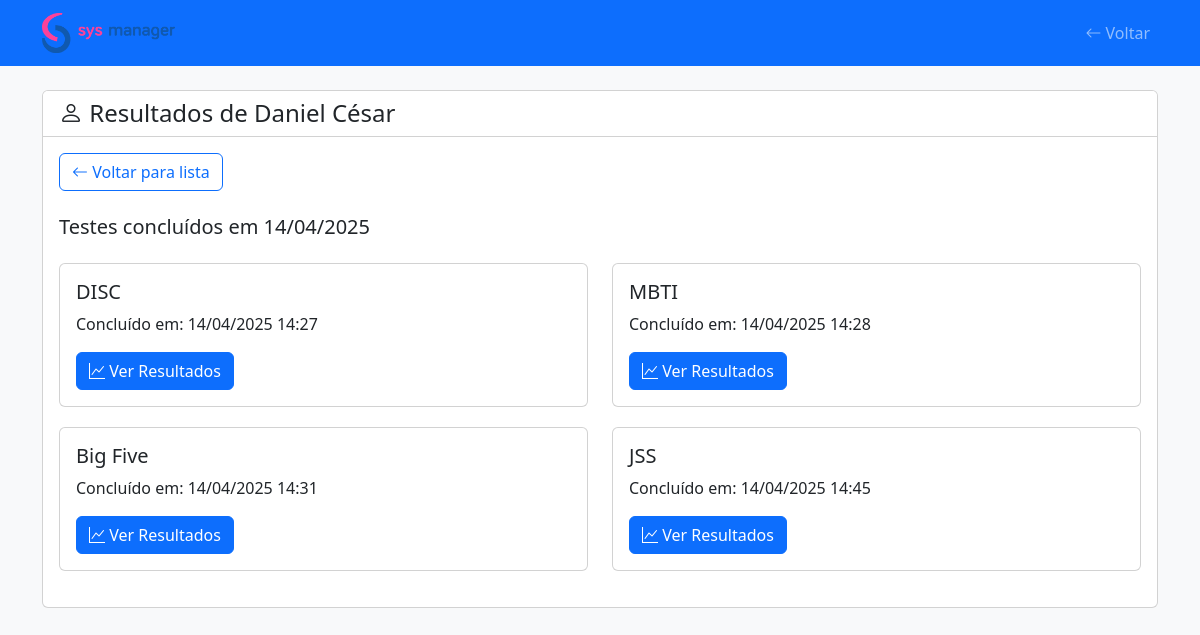
/view_results.php?candidate_id=12&batch_date=2025-04-14 (signed in), run on the app's committed database.
### tables this page shows
CREATE TABLE `candidates` (
  `id` int(11) NOT NULL,
  `name` varchar(255) NOT NULL,
  `email` varchar(255) NOT NULL,
  `password` varchar(255) DEFAULT NULL,
  `cargo` varchar(255) DEFAULT NULL,
  `selector_id` int(11) NOT NULL,
  `created_at` timestamp NOT NULL DEFAULT CURRENT_TIMESTAMP
);

CREATE TABLE `test_results` (
  `id` int(11) NOT NULL,
  `candidate_id` int(11) NOT NULL,
  `test_type` enum('disc','mbti','bigfive','jss') NOT NULL,
  `results` json DEFAULT NULL,
  `completed_at` timestamp NOT NULL DEFAULT CURRENT_TIMESTAMP
);

### includes/db.php (called while the page is built, shortened)
<?php
function getDbConnection() {
    static $db = null;
    if ($db === null) {
        try {
            $db = new PDO(
                "mysql:host=localhost;dbname=efsantos_disc_sysmanager;charset=utf8mb4",
                "efsantos_disc",
                "Kyew1802",
                [
                    PDO::ATTR_ERRMODE => PDO::ERRMODE_EXCEPTION,
                    PDO::ATTR_DEFAULT_FETCH_MODE => PDO::FETCH_ASSOC,
                    PDO::MYSQL_ATTR_INIT_COMMAND => "SET NAMES utf8mb4"
                ]
            );
            createTables($db);
            updateTables($db);
        } catch (PDOException $e) {
            die("Erro de conexão: " . $e->getMessage());
        }
    }
    return $db;
}
function updateTables($db) {
    try {
        $stmt = $db->query("SHOW COLUMNS FROM candidates LIKE 'password'");
        $stmt = $db->query("SHOW COLUMNS FROM candidates LIKE 'cargo'");
        $stmt = $db->query("SHOW COLUMNS FROM test_assignments LIKE 'assigned_by'");
    } catch (PDOException $e) {
        error_log("Erro ao atualizar tabelas: " . $e->getMessage());
    }
}
function createTables($db) {
    $db->exec("CREATE TABLE IF NOT EXISTS users (
        id INT AUTO_INCREMENT PRIMARY KEY,
        name VARCHAR(255) NOT NULL,
        email VARCHAR(255) NOT NULL UNIQUE,
        password VARCHAR(255) NOT NULL,
        role ENUM('superadmin', 'selector') NOT NULL,
        created_at TIMESTAMP DEFAULT CURRENT_TIMESTAMP
    ) ENGINE=InnoDB DEFAULT CHARSET=utf8mb4 COLLATE=utf8mb4_unicode_ci");
    $stmt = $db->prepare("SELECT COUNT(*) FROM users WHERE email = ?");
    $stmt->execute(['caroline@sysmanager.com.br']);
}
?>

### includes/auth.php (called while the page is built, shortened)
<?php
require_once 'db.php';
class Auth {
    public function __construct() {
        $this->db = getDbConnection();
    }
    public function getCurrentUserRole() {
        return $_SESSION['user_role'] ?? null;
    }
}
?>

### includes/batch_manager.php (called while the page is built, shortened)
<?php
class BatchManager {
    private $db;
    public function __construct($db) {
        $this->db = $db;
    }
    public function getBatchResults($batchDate, $candidateId) {
        $stmt = $this->db->prepare("
            SELECT
                id,
                test_type,
                results,
                completed_at
            FROM test_results
            WHERE candidate_id = ?
            AND DATE(completed_at) = ?
            ORDER BY completed_at
        ");
        $stmt->execute([$candidateId, $batchDate]);
        $results = $stmt->fetchAll(PDO::FETCH_ASSOC);
        return $results;
    }
}

### config/api_config.php (called while the page is built)
<?php
return [
    'openai_api_key' => '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',
    'model' => 'gpt-3.5-turbo'
];

### includes/chatgpt_analyzer.php (called while the page is built, shortened)
<?php
class ChatGPTAnalyzer {
    private $db;
    public function __construct($db = null) {
        $config = require __DIR__ . '/../config/api_config.php';
        $this->db = $db;
    }
    public function analyzeTestResults($testType, $results, $testResultId = null) {
        if ($testResultId && $this->db) {
            $cachedAnalysis = $this->getCachedAnalysis($testResultId);
            if ($cachedAnalysis) {
                return $cachedAnalysis;
            }
        }
        $prompt = $this->generatePrompt($testType, $results);
        $analysis = $this->callChatGPT($prompt);
        return $analysis;
    }
    private function getCachedAnalysis($testResultId) {
        try {
            $stmt = $this->db->prepare("
                SELECT analysis_text
                FROM test_results_ai_analysis
                WHERE test_result_id = ?
            ");
            $stmt->execute([$testResultId]);
            $result = $stmt->fetch(PDO::FETCH_ASSOC);
            return $result ? $result['analysis_text'] : null;
        } catch (Exception $e) {
            error_log("Erro ao buscar análise em cache: " . $e->getMessage());
            return null;
        }
    }
}

### view_results.php (the view, shortened to what this page needs)
<?php
require_once 'includes/auth.php';
require_once 'includes/db.php';
require_once 'includes/batch_manager.php';
require_once 'includes/chatgpt_analyzer.php';
$auth = new Auth();
try {
    $db = getDbConnection();
    $batchManager = new BatchManager($db);
    $analyzer = new ChatGPTAnalyzer($db);
    $sqlFile = __DIR__ . '/sql/create_ai_analysis_table.sql';
    if (file_exists($sqlFile)) {
        $sql = file_get_contents($sqlFile);
        $db->exec($sql);
    }
    $candidateId = $_GET['candidate_id'] ?? null;
    $batchDate = $_GET['batch_date'] ?? null;
    $stmt = $db->prepare("SELECT * FROM candidates WHERE id = ?");
    $stmt->execute([$candidateId]);
    $candidate = $stmt->fetch(PDO::FETCH_ASSOC);
    $batches = $batchManager->getCandidateBatches($candidateId);
    $batchResults = null;
    if ($batchDate) {
        $batchResults = $batchManager->getBatchResults($batchDate, $candidateId);
    }
} catch (PDOException $e) {
    error_log("Erro no banco de dados: " . $e->getMessage());
    die("Ocorreu um erro ao carregar os dados. Por favor, tente novamente mais tarde.");
}
?>
<!DOCTYPE html>
<html lang="pt-BR">
<head>
    <link href="https://cdn.jsdelivr.net/npm/bootstrap@5.3.0/dist/css/bootstrap.min.css" rel="stylesheet">
    <link href="https://cdn.jsdelivr.net/npm/bootstrap-icons@1.7.2/font/bootstrap-icons.css" rel="stylesheet">
</head>
<body>
    <nav class="navbar navbar-expand-lg navbar-dark bg-primary">
        <div class="container">
            <a class="navbar-brand" href="#">
                <img src="./assets/images/LOGO-Sys-Manager-horizontal-COLOR.png" alt="SysManager Logo" height="40">
            </a>
            <div class="collapse navbar-collapse" id="navbarNav">
                <ul class="navbar-nav ms-auto">
                    <li class="nav-item">
                        <a class="nav-link" href="<?php echo $auth->getCurrentUserRole() === 'candidate' ? 'candidate_panel.php' : 'selector_panel.php'; ?>">
                            <i class="bi bi-arrow-left"></i> Voltar
                        </a>
                    </li>
                </ul>
            </div>
        </div>
    </nav>
    <div class="container mt-4">
        <div class="row">
            <div class="col-12">
                <div class="card">
                    <div class="card-header bg-white">
                        <h4 class="card-title mb-0">
                            <i class="bi bi-person"></i>
                            Resultados de <?php echo htmlspecialchars($candidate['name']); ?>
                        </h4>
                    </div>
                    <div class="card-body">
                        <?php if (empty($batches)): ?>
                            <p class="text-muted">Nenhum teste concluído ainda.</p>
                        <?php else: ?>
                            <?php if (!$batchDate): ?>
                                <div class="list-group">
                                    <?php foreach ($batches as $batch): ?>
                                        <a href="?candidate_id=<?php echo $candidateId; ?>&batch_date=<?php echo $batch['batch_date']; ?>"
                                           class="list-group-item list-group-item-action">
                                            <div class="d-flex w-100 justify-content-between">
                                                <h5 class="mb-1">
                                                    Testes de <?php echo date('d/m/Y', strtotime($batch['created_at'])); ?>
                                                </h5>
                                                <span class="badge bg-primary rounded-pill">
                                                    <?php echo $batch['completed_tests']; ?> teste(s)
                                                </span>
                                            </div>
                                        </a>
                                    <?php endforeach; ?>
                                </div>
                            <?php else: ?>
                                <a href="?candidate_id=<?php echo $candidateId; ?>" class="btn btn-outline-primary mb-4">
                                    <i class="bi bi-arrow-left"></i> Voltar para lista
                                </a>
                                <h5 class="mb-4">
                                    Testes concluídos em <?php echo date('d/m/Y', strtotime($batchDate)); ?>
                                </h5>
                                <div class="row">
                                    <?php foreach ($batchResults as $result): ?>
                                        <div class="col-md-6">
                                            <div class="card test-card">
                                                <div class="card-body">
                                                    <h5 class="card-title">
                                                        <?php
                                                        $testName = '';
                                                        switch ($result['test_type']) {
                                                            case 'disc':
                                                                $testName = 'DISC';
                                                                break;
                                                            case 'mbti':
                                                                $testName = 'MBTI';
                                                                break;
                                                            case 'bigfive':
                                                                $testName = 'Big Five';
                                                                break;
                                                            case 'jss':
                                                                $testName = 'JSS';
                                                                break;
                                                        }
                                                        echo htmlspecialchars($testName);
                                                        ?>
                                                    </h5>
                                                    <p class="card-text">
                                                        Concluído em:
                                                        <?php echo date('d/m/Y H:i', strtotime($result['completed_at'])); ?>
                                                    </p>
                                                    <button class="btn btn-primary view-results"
                                                            data-test-type="<?php echo $result['test_type']; ?>"
                                                            data-results='<?php echo htmlspecialchars($result['results'], ENT_QUOTES); ?>'
                                                            data-analysis='<?php
                                                                try {
                                                                    $analysis = $analyzer->analyzeTestResults(
                                                                        $result['test_type'],
                                                                        json_decode($result['results'], true),
                                                                        $result['id']
                                                                    );
                                                                    echo htmlspecialchars($analysis, ENT_QUOTES);
                                                                } catch (Exception $e) {
                                                                    error_log("Erro na análise do ChatGPT: " . $e->getMessage());
                                                                    echo '';
                                                                }
                                                            ?>'>
                                                        <i class="bi bi-graph-up"></i>
                                                        Ver Resultados
                                                    </button>
                                                </div>
                                            </div>
                                        </div>
                                    <?php endforeach; ?>
                                </div>
                            <?php endif; ?>
                        <?php endif; ?>
                    </div>
                </div>
            </div>
        </div>
    </div>
</body>
</html>

### view_results.php (style rules this page uses)
body { background-color: #f8f9fa; }
.test-card { margin-bottom: 20px; transition: transform 0.2s; }

### data on the page
candidates: name "Daniel César"
test_results: test_type "DISC", completed_at "14/04/2025 14:27"
test_results: test_type "MBTI", completed_at "14/04/2025 14:28"
test_results: test_type "Big Five", completed_at "14/04/2025 14:31"
test_results: test_type "JSS", completed_at "14/04/2025 14:45"

### other printed values
date('d/m/Y', strtotime($batchDate)) "14/04/2025"
